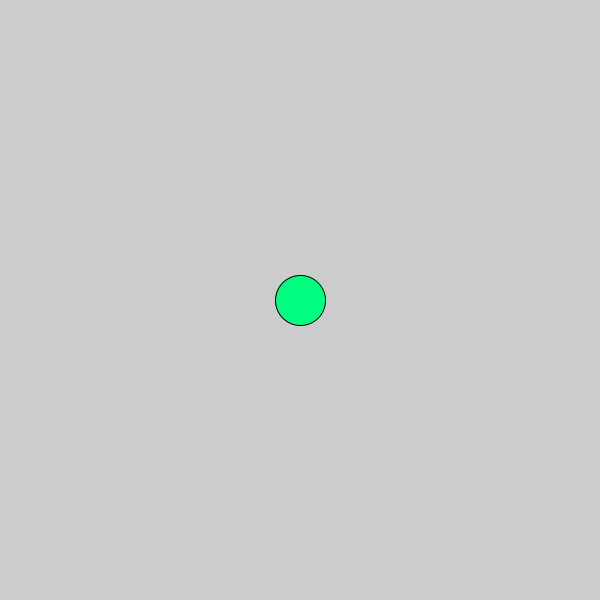
Frame 1 (no input)
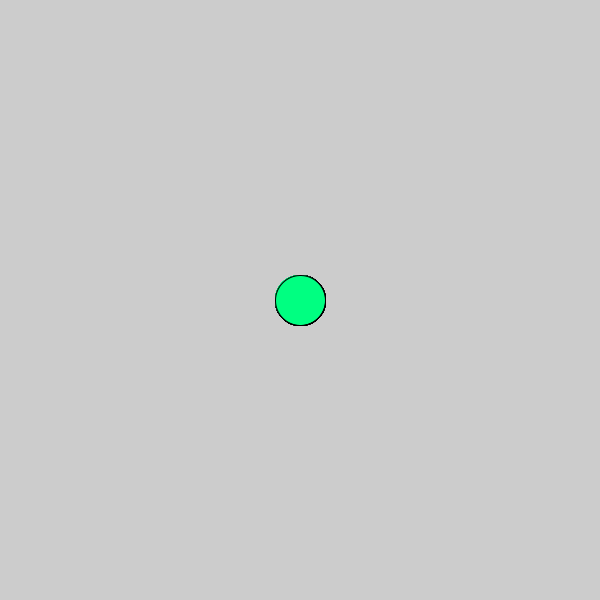
Frame 60 (the mouse pressed at the canvas centre just before this capture)
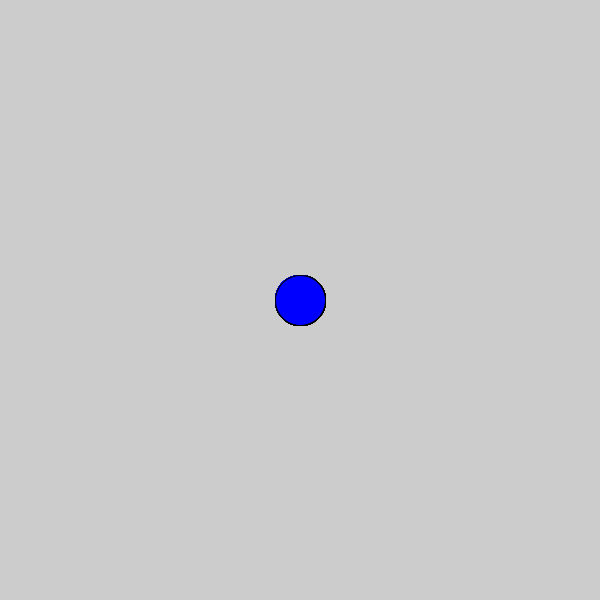
Frame 120 (the mouse held since frame 60 and released just before this capture)

The Processing sketch that drew these frames (run headless with seeded random() and noise(); from frame 60 on, the mouse is pressed at the canvas centre):

// Processing sketch: Logical_Dot
// ── Logical_Dot.pde


void setup() {
size(600,600);  
}

void draw(){
  fill(#69E3AF);
if (mousePressed) {
fill(0,0,255);
} else {
fill(0,255,129);
}
ellipse(300,300,50,50);
}
